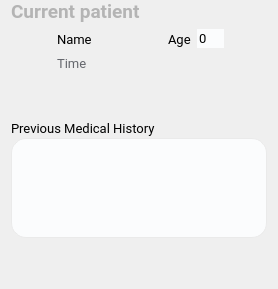
         <widget class="QWidget" name="page_5">
          <layout class="QVBoxLayout" name="verticalLayout_10">
           <property name="topMargin">
            <number>0</number>
           </property>
           <item>
            <widget class="QLabel" name="label_20">
             <property name="font">
              <font>
               <family>Roboto</family>
               <pointsize>14</pointsize>
               <weight>75</weight>
               <bold>true</bold>
              </font>
             </property>
             <property name="styleSheet">
              <string notr="true">color:rgb(180, 180, 180);</string>
             </property>
             <property name="text">
              <string>Current patient</string>
             </property>
             <property name="alignment">
              <set>Qt::AlignLeading|Qt::AlignLeft|Qt::AlignTop</set>
             </property>
            </widget>
           </item>
           <item>
            <layout class="QHBoxLayout" name="horizontalLayout_14">
             <item>
              <widget class="QLabel" name="label_10">
               <property name="minimumSize">
                <size>
                 <width>40</width>
                 <height>0</height>
                </size>
               </property>
               <property name="maximumSize">
                <size>
                 <width>40</width>
                 <height>16777215</height>
                </size>
               </property>
               <property name="text">
                <string/>
               </property>
               <property name="pixmap">
                <pixmap resource="resource.qrc">:/image/man2.png</pixmap>
               </property>
               <property name="scaledContents">
                <bool>false</bool>
               </property>
               <property name="alignment">
                <set>Qt::AlignCenter</set>
               </property>
              </widget>
             </item>
             <item>
              <layout class="QVBoxLayout" name="verticalLayout_8">
               <item>
                <layout class="QHBoxLayout" name="horizontalLayout_11">
                 <item>
                  <widget class="QLabel" name="nameshow">
                   <property name="font">
                    <font>
                     <family>Roboto</family>
                     <pointsize>10</pointsize>
                    </font>
                   </property>
                   <property name="text">
                    <string>Name</string>
                   </property>
                  </widget>
                 </item>
                 <item>
                  <widget class="QLabel" name="gendershow">
                   <property name="minimumSize">
                    <size>
                     <width>20</width>
                     <height>20</height>
                    </size>
                   </property>
                   <property name="font">
                    <font>
                     <family>Roboto</family>
                    </font>
                   </property>
                   <property name="text">
                    <string/>
                   </property>
                  </widget>
                 </item>
                 <item>
                  <spacer name="horizontalSpacer_10">
                   <property name="orientation">
                    <enum>Qt::Horizontal</enum>
                   </property>
                   <property name="sizeHint" stdset="0">
                    <size>
                     <width>40</width>
                     <height>20</height>
                    </size>
                   </property>
                  </spacer>
                 </item>
                 <item>
                  <widget class="QLabel" name="label_19">
                   <property name="maximumSize">
                    <size>
                     <width>30</width>
                     <height>16777215</height>
                    </size>
                   </property>
                   <property name="font">
                    <font>
                     <family>Roboto</family>
                     <pointsize>10</pointsize>
                    </font>
                   </property>
                   <property name="text">
                    <string>Age</string>
                   </property>
                  </widget>
                 </item>
                 <item>
                  <widget class="QSpinBox" name="ageshow">
                   <property name="font">
                    <font>
                     <family>Roboto</family>
                     <pointsize>10</pointsize>
                    </font>
                   </property>
                   <property name="styleSheet">
                    <string notr="true">border:0px solid white;
background-color: rgb(251, 252, 253);</string>
                   </property>
                   <property name="buttonSymbols">
                    <enum>QAbstractSpinBox::NoButtons</enum>
                   </property>
                   <property name="maximum">
                    <number>150</number>
                   </property>
                  </widget>
                 </item>
                 <item>
                  <spacer name="horizontalSpacer_9">
                   <property name="orientation">
                    <enum>Qt::Horizontal</enum>
                   </property>
                   <property name="sizeHint" stdset="0">
                    <size>
                     <width>40</width>
                     <height>20</height>
                    </size>
                   </property>
                  </spacer>
                 </item>
                </layout>
               </item>
               <item>
                <widget class="QLabel" name="timeshow">
                 <property name="font">
                  <font>
                   <family>Roboto</family>
                   <pointsize>10</pointsize>
                  </font>
                 </property>
                 <property name="styleSheet">
                  <string notr="true">color: rgb(101,103,109);</string>
                 </property>
                 <property name="text">
                  <string>Time</string>
                 </property>
                </widget>
               </item>
              </layout>
             </item>
            </layout>
           </item>
           <item>
            <spacer name="verticalSpacer_6">
             <property name="orientation">
              <enum>Qt::Vertical</enum>
             </property>
             <property name="sizeHint" stdset="0">
              <size>
               <width>20</width>
               <height>40</height>
              </size>
             </property>
            </spacer>
           </item>
           <item>
            <layout class="QVBoxLayout" name="verticalLayout_9">
             <property name="spacing">
              <number>0</number>
             </property>
             <item>
              <layout class="QHBoxLayout" name="horizontalLayout_12">
               <item>
                <widget class="QLabel" name="label_23">
                 <property name="font">
                  <font>
                   <family>Roboto</family>
                   <pointsize>10</pointsize>
                  </font>
                 </property>
                 <property name="text">
                  <string>Previous Medical History</string>
                 </property>
                </widget>
               </item>
               <item>
                <spacer name="horizontalSpacer_7">
                 <property name="orientation">
                  <enum>Qt::Horizontal</enum>
                 </property>
                 <property name="sizeHint" stdset="0">
                  <size>
                   <width>40</width>
                   <height>20</height>
                  </size>
                 </property>
                </spacer>
               </item>
              </layout>
             </item>
             <item>
              <widget class="QTextEdit" name="hisshow">
               <property name="minimumSize">
                <size>
                 <width>0</width>
                 <height>60</height>
                </size>
               </property>
               <property name="maximumSize">
                <size>
                 <width>16777215</width>
                 <height>100</height>
                </size>
               </property>
               <property name="font">
                <font>
                 <family>Roboto</family>
                 <pointsize>10</pointsize>
                </font>
               </property>
               <property name="styleSheet">
                <string notr="true">background-color:rgb(251,252,253);
border-top:1px solid rgb(234,234,234);
border-left:1px solid rgb(234,234,234);
border-right:1px solid rgb(234,234,234);
border-bottom:1px solid rgb(234,234,234);
border-radius:15px;
color:rgb(33, 150, 243);</string>
               </property>
               <property name="readOnly">
                <bool>true</bool>
               </property>
              </widget>
             </item>
             <item>
              <spacer name="verticalSpacer_5">
               <property name="orientation">
                <enum>Qt::Vertical</enum>
               </property>
               <property name="sizeHint" stdset="0">
                <size>
                 <width>20</width>
                 <height>40</height>
                </size>
               </property>
              </spacer>
             </item>
            </layout>
           </item>
          </layout>
         </widget>
